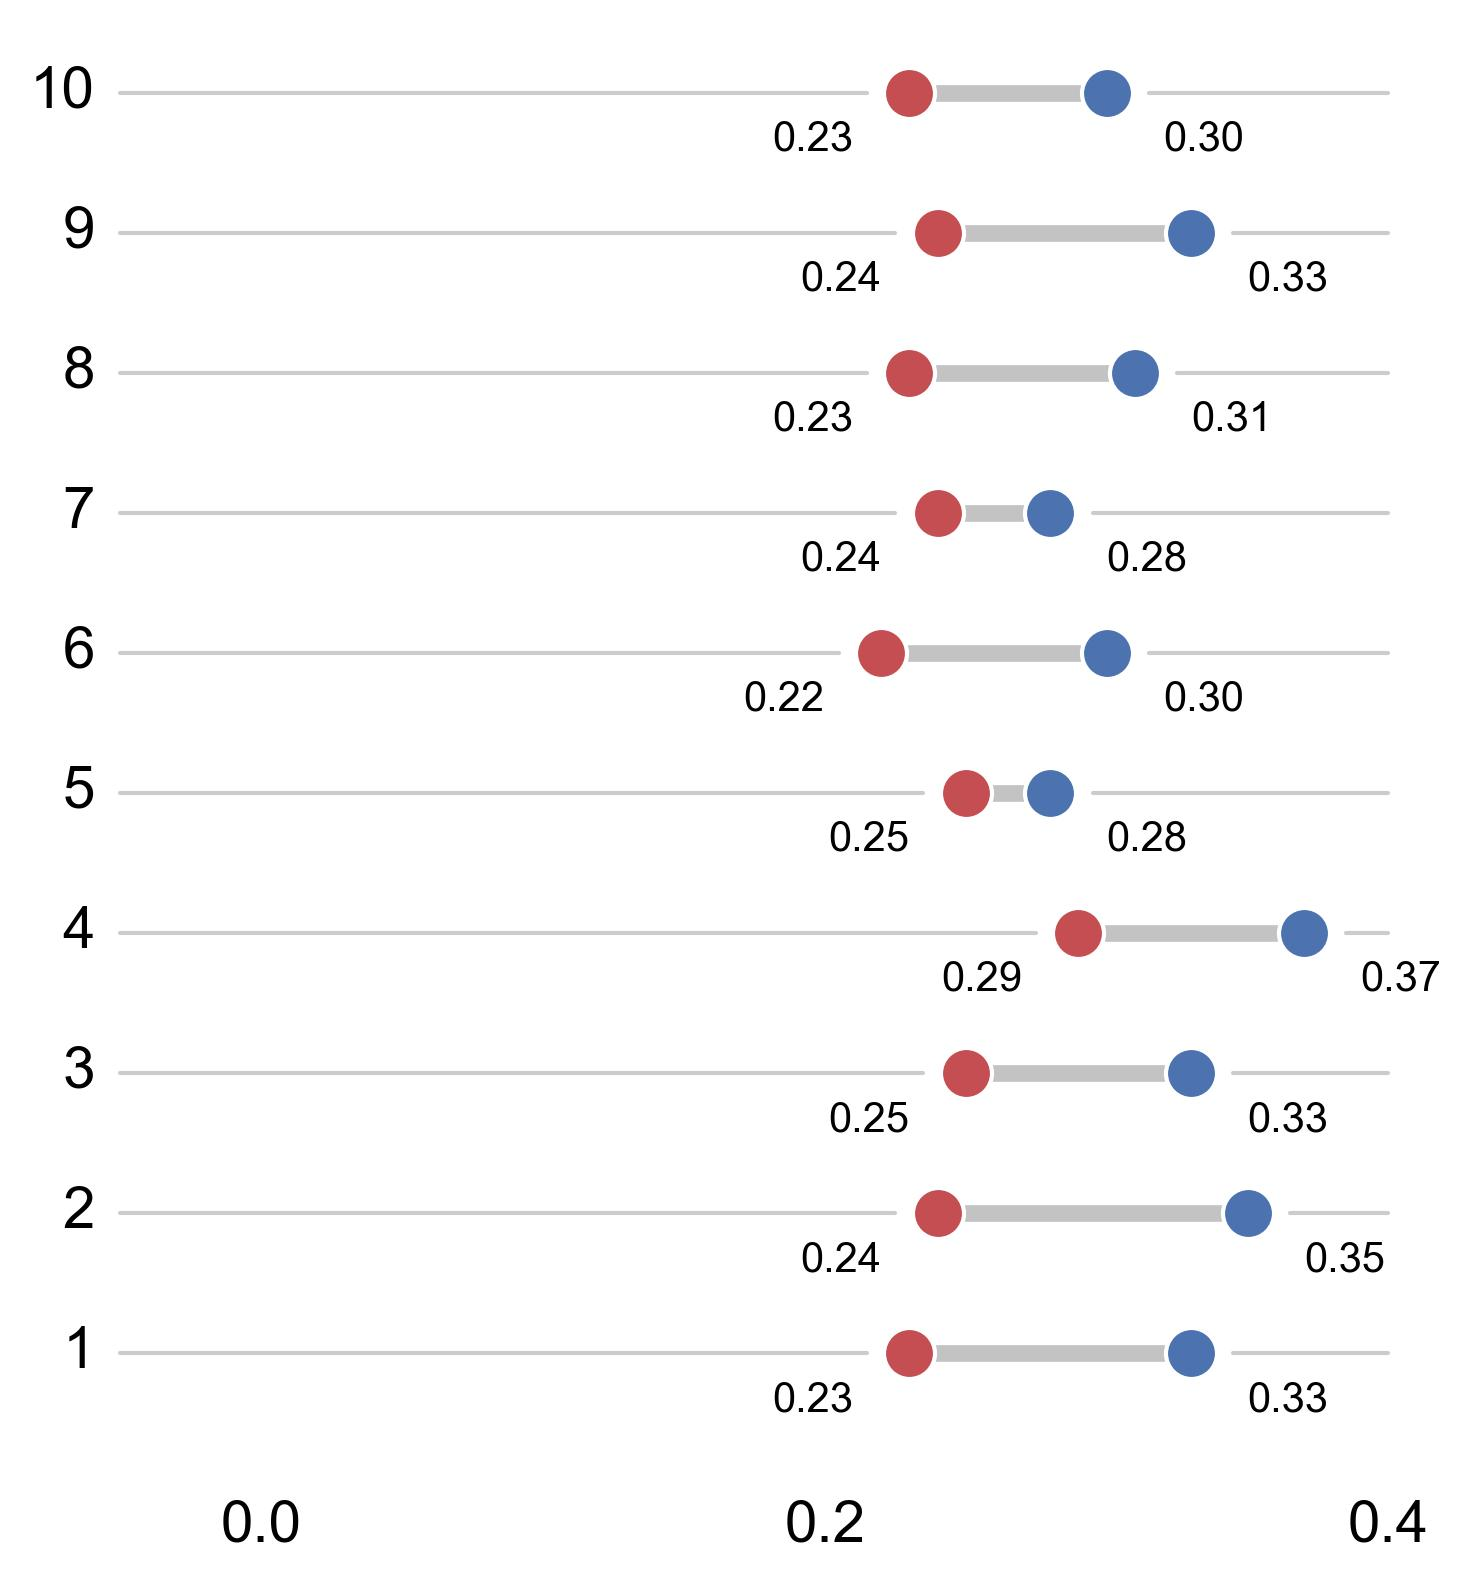

This chart was generated by the following Python code:
import pandas as pd

import matplotlib.pyplot as plt
import seaborn as sns

DATA_INPUT_FILE = './fig7_data.csv'
FIG_OUTPUT_FILE = './fig7e.jpeg'

DOT_SIZE = 150
RED_COLOR = sns.color_palette('deep')[3]
GREEN_COLOR = sns.color_palette('deep')[0]
#GREY_COLOR = sns.color_palette('deep')[7]
GREY_COLOR = "dimgray"

def main():
    df = pd.read_csv(DATA_INPUT_FILE)
    df = df[df.subreddit == 'Ukraine']
    df = df.reset_index()

    plt.style.use("seaborn-v0_8-whitegrid")
    fig, ax = plt.subplots(1, 1, figsize=(6, 6),)

    # min dot
    ax.scatter(
        x=df["perifery"],
        y=df["cut"],
        s=DOT_SIZE,
        alpha=1,
        color=RED_COLOR,
        label="Min/Max",
        edgecolors="white",
    )

    # max dot
    ax.scatter(
        x=df["star"],
        y=df["cut"],
        s=DOT_SIZE,
        alpha=1,
        color=GREEN_COLOR,
        edgecolors="white",
    )

    ax.hlines(
        xmin=df["perifery"],
        xmax=df["star"],
        y=df["cut"],
        color=GREY_COLOR,
        alpha=0.4,
        lw=4, # line-width
        zorder=0, # make sure line at back
    )

    # iterate through each result and apply the text
    # df should already be sorted
    for i in range(0, df.shape[0]):
        if df["perifery"][i] <= df["star"][i]:
            min_x = df["perifery"][i]
            max_x = df["star"][i]

        else:
            min_x = df["star"][i]
            max_x = df["perifery"][i]

        # min value
        ax.text(
            x=min_x - 0.02,
            y=i + 1 - 0.2,
            s="{:.2f}".format(min_x),
            horizontalalignment="right",
            verticalalignment="top",
            size=10,
            color="black",
            weight="medium",
        )

        # max value
        ax.text(
            x=max_x + 0.02,
            y=i + 1 - 0.2,
            s="{:.2f}".format(max_x),
            horizontalalignment="left",
            verticalalignment="top",
            size=10,
            color="black",
            weight="medium",
        )


        # add thin leading lines towards the y labels
        # to the right of max dot
        ax.plot(
            [max_x + 0.015, 0.4],
            [i + 1, i + 1],
            linewidth=1,
            color="grey",
            alpha=0.4,
            zorder=0,
        )

        # to the left of min dot
        ax.plot(
            [-0.05, min_x - 0.015],
            [i + 1, i + 1],
            linewidth=1,
            color="grey",
            alpha=0.4,
            zorder=0,
        )


        # add ylabels
        label_name = df["cut"][i]
        ax.text(
            x=-0.059,
            y=i + 1,
            s=label_name,
            horizontalalignment="right",
            verticalalignment="center",
            size=14,
            color="black",
            weight="normal",
            )

    ax.set_yticks([])

    ax.grid(False)
    ax.spines["top"].set_visible(False)
    ax.spines["bottom"].set_visible(False)
    ax.spines["right"].set_visible(False)
    ax.spines["left"].set_visible(False)

    ax.set_xticks([0.0, 0.2, 0.4])
    ax.tick_params(axis="x", pad=20, labelsize=14, labelcolor="black")


    plt.savefig(FIG_OUTPUT_FILE, dpi=300, bbox_inches='tight')


if __name__ == '__main__':
    main()
